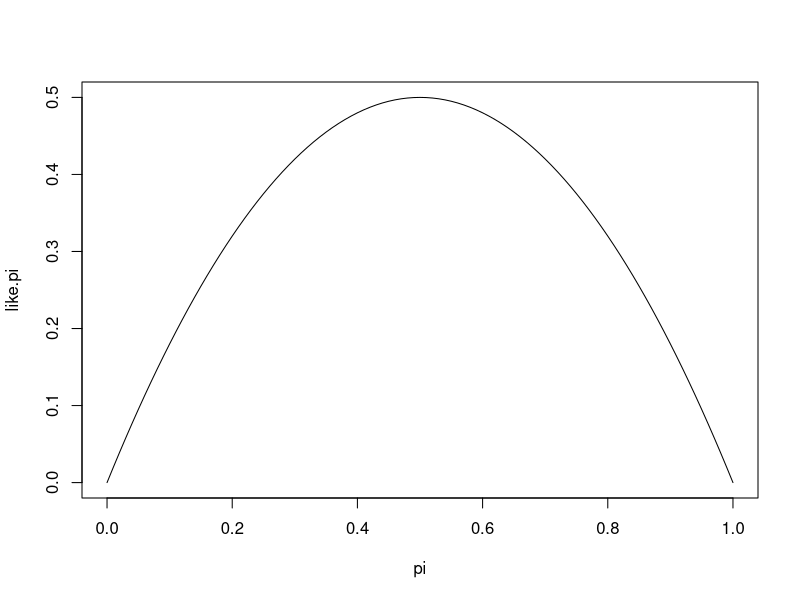

Source code (R):
## ---- chunk 1

## ---- chunk 2
dbinom(50, 100, .25)
## ---- chunk 3
pbinom(49, 100, .25)
## ---- chunk 4
1 - pbinom(49, 100, .25)
## ---- chunk 5
y0 <- dbinom(0, 2, .50)
print(paste('P(Y=0) =', y0))
y1 <- dbinom(1, 2, .50)
print(paste('P(Y=1) =', y1))
y2 <- dbinom(2, 2, .50)
print(paste('P(Y=2) =', y2))

mean.dist <- .50 * 2
sd.dist <- sqrt(2*.5*(1-.5))
print(paste("The mean of the distribution is", mean.dist, "and the standard deviation is", sd.dist))
## ---- chunk 6
pi = seq(0,1,0.01)
like.pi = dbinom(1, 2, pi)
plot(pi, like.pi, type="l")
## ---- chunk 7
grid = expand.grid(0:3,0:3,0:3)
index = rowSums(grid)
index1 = index == 3
grid3 = grid[index1,]
multinomdist <- apply(grid3,1,dmultinom,size=3,prob=c(.25,.50,.25))
multinomdist1 <- cbind(grid3, multinomdist)
multinomdist1

print("Checking to see if probabilities add up to 1")
sum(multinomdist1[,4])
## ---- chunk 8
dbinom(0, 6, (5/6))
